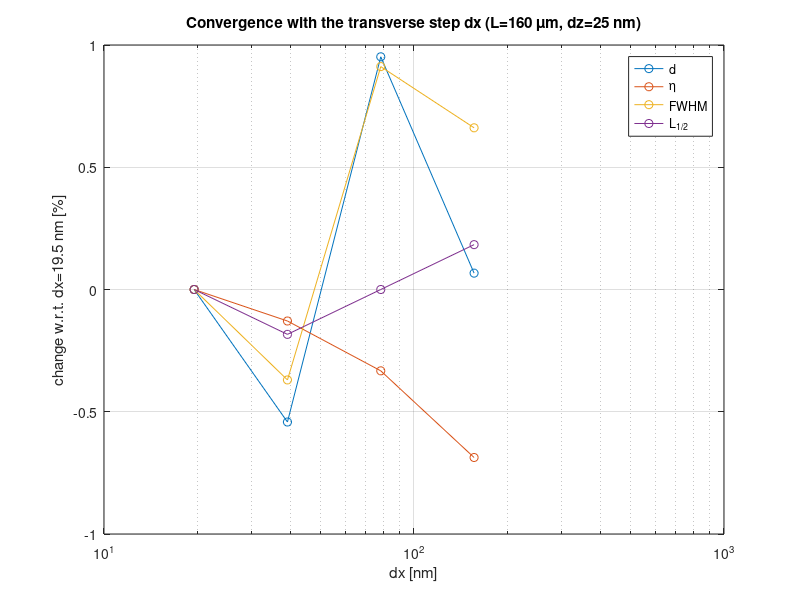
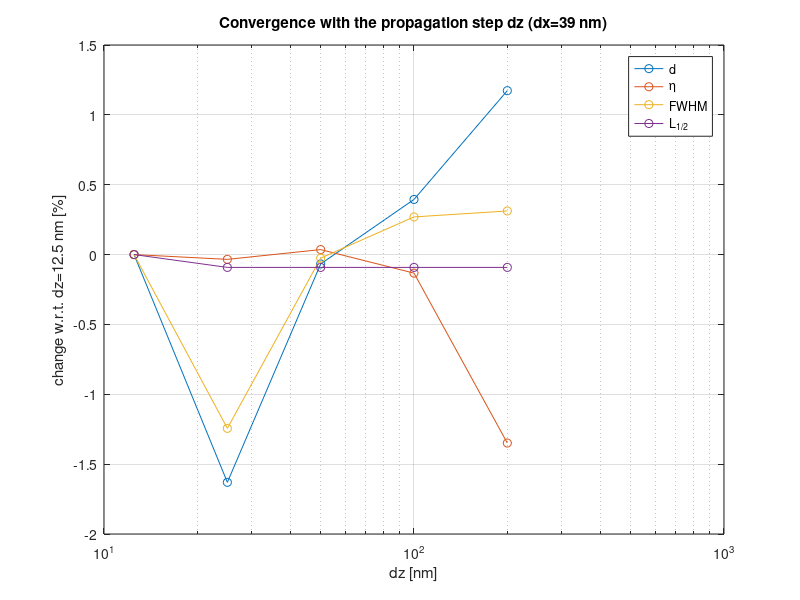
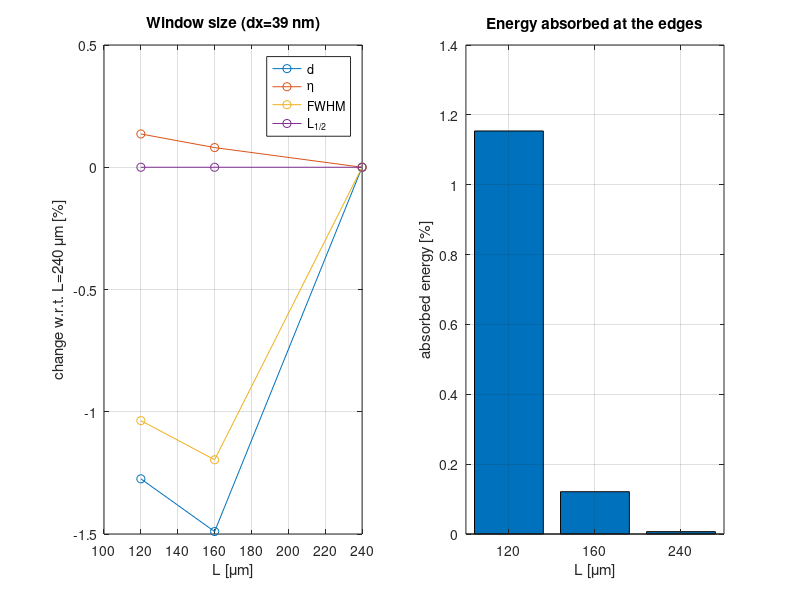
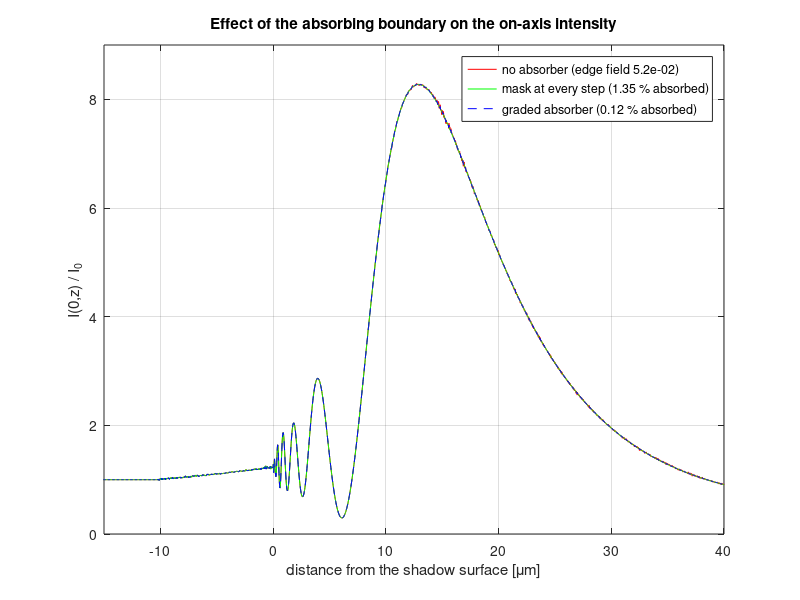

Reproduce these figures in MATLAB, in order.

%BPM_nanojet_convergence.m
%Numerical checks of the 2D BPM nanojet (silica cylinder in water)
%Project part 2, task 5 : convergence in dx, dz and window size, energy, absorbing boundary
%Paramters of the reference simulation :
%Ld =1.03, D =10.3, w0 =39.8, np =1.450, nbg =1.326, N=4096, L=160, dz=0.025 (micrometers)
%Each line of Runs is one simulation : [N  L(um)  dz(um)  absorber]
%absorber : 0 = none, 1 = super-Gaussian mask applied at every step (first version),
%           2 = graded absorber defined per unit length (independent of dz)
clear
%Gaussian Beam
    Ld=1.03;Ld=Ld*10^-6;
    k0=(2*pi)/Ld;
    w0=39.8;w0=w0*10^-6;
%Microcylinder
    D=10.3;D=D*10^-6;R=D/2;
    zc=5*10^-6+R;
    Zw=zc;
    Z=zc+R+40*10^-6;
    np=1.450;nbg=1.326;
    kbg=k0*nbg;
%Absorbing boundary (graded) : starts at 80% of the half window
    alpha=5*10^5;  %absorption coefficient at the window edge [1/m]
%List of simulations
    Runs=[1024 160 0.025  2;   %--- transverse step dx
          2048 160 0.025  2;
          4096 160 0.025  2;
          8192 160 0.025  2;
          4096 160 0.2    2;   %--- longitudinal step dz
          4096 160 0.1    2;
          4096 160 0.05   2;
          4096 160 0.0125 2;
          3072 120 0.025  2;   %--- window size (dx fixed = 39 nm)
          6144 240 0.025  2;
          4096 160 0.025  0;   %--- absorbing boundary
          4096 160 0.025  1];
    names={'dx','dx','dx','dx','dz','dz','dz','dz','L','L','no absorber','mask every step'};

for r=1:size(Runs,1)
    N=Runs(r,1);L=Runs(r,2)*10^-6;dz=Runs(r,3)*10^-6;abs_type=Runs(r,4);
    %dx : step size
    dx=L/N;
    clear x Kx Zp I_axis P_pro
    for m=1:N
     %Space axis
        x(m)=(m-1)*dx-L/2;
     %Frequency axis
        Kx(m)=(2*pi*(m-1))/(N*dx)-((2*pi*N)/(N*dx))/2;
    end
    ic=N/2+1;
    ix=find(abs(x)<=4*10^-6);
    %Absorbing boundary
    if abs_type==0
        Abs=ones(1,N);
    elseif abs_type==1
        Abs=exp(-(abs(x)/(0.42*L)).^30);
    else
        xa=0.8*L/2;
        Abs=exp(-alpha*dz*(max(abs(x)-xa,0)/(L/2-xa)).^2);
    end
    %Gaussian Beam in space domain at z=0
    Gau_w=exp(-x.^2./(w0^2));
    Gau_ini=ifft(fft(Gau_w).*fftshift(exp(j/(2*kbg)*(-Zw)*Kx.^2)));
    Energy_ini=dx*sum(abs(Gau_ini).^2);
    %Free space transfer function of propagation
    H=exp(j/(2*kbg)*dz*Kx.^2);
    %Iterative Loop
    Gau=Gau_ini;
    n1=0;
    Energy_abs=0;
    Nz=round(Z/dz);
    for n=1:Nz
        z=(n-1)*dz;
        n1=n1+1 ;
        Zp(n1)=z+dz;
        %Gaussian Beam in Frequency domain
          FGau=fft(Gau);
        %Propagated Gaussian beam in Frequency domain
          FGau=FGau.*fftshift(H);
        %Propagated Gaussian beam in space domain
          Gau=ifft(FGau);
        %Refractive index map of the slice z+dz/2
          dn=(np-nbg)*((x.^2+(z+dz/2-zc)^2)<=R^2);
        %Step propagation through medium
          Gau=Gau.*exp(-j*k0*dn*dz);
        %Absorbing boundary
          E_before=dx*sum(abs(Gau).^2);
          Gau=Gau.*Abs;
          Energy_abs=Energy_abs+E_before-dx*sum(abs(Gau).^2);
        %Stored intensity
          I_axis(n1)=abs(Gau(ic))^2;
          P_pro(:,n1)=abs(Gau(ix)').^2;
    end
    Energy_pro=dx*sum(abs(Gau).^2);

    %Figures of merit
    after=find(Zp>zc+R);
    [Imax,k]=max(I_axis(after));kmax=after(k);
    %sub-step position of the maximum (parabola through 3 points)
    y0=I_axis(kmax-1);y1=I_axis(kmax);y2=I_axis(kmax+1);
    off=0.5*(y0-y2)/(y0-2*y1+y2);
    d_jet=(Zp(kmax)+off*dz-(zc+R))*10^6;
    Imax=y1-0.25*(y0-y2)*off;
    %FWHM at the maximum
    xs=x(ix);P=P_pro(:,kmax)';i0=find(xs==0);
    iL=find(P(1:i0)<P(i0)/2,1,'last');
    iR=i0-1+find(P(i0:end)<P(i0)/2,1,'first');
    xL=interp1(P(iL:iL+1),xs(iL:iL+1),P(i0)/2);
    xR=interp1(P(iR-1:iR),xs(iR-1:iR),P(i0)/2);
    %length above Imax/2
    k1=kmax;k2=kmax;
    while k1>after(1) && I_axis(k1-1)>=Imax/2, k1=k1-1; end
    while k2<length(Zp) && I_axis(k2+1)>=Imax/2, k2=k2+1; end
    %field left at the window edge (wrap-around indicator)
    Edge=max(abs(Gau([1:round(N/40) N-round(N/40)+1:N])))/max(abs(Gau));

    Res(r,:)=[dx*10^9 dz*10^9 L*10^6 d_jet Imax (xR-xL)*10^6 (Zp(k2)-Zp(k1))*10^6 ...
              100*Energy_abs/Energy_ini abs(Energy_pro+Energy_abs-Energy_ini)/Energy_ini Edge];
    Axis_r{r}=[(Zp-(zc+R))*10^6;I_axis];
    fprintf('run %2d (%-15s) dx=%5.1f nm dz=%5.1f nm L=%3.0f um | d=%6.3f um eta=%6.3f FWHM=%5.3f um L1/2=%6.2f um | absorbed=%7.4f %% balance=%8.1e edge=%8.1e\n', ...
            r,names{r},Res(r,1),Res(r,2),Res(r,3),Res(r,4),Res(r,5),Res(r,6),Res(r,7),Res(r,8),Res(r,9),Res(r,10));
end

%Relative change with respect to the finest run of each family [%]
Ref_dx=Res(4,:);Ref_dz=Res(8,:);Ref_L=Res(10,:);
Change_dx=100*(Res(1:4,4:7)-Ref_dx(4:7))./Ref_dx(4:7)  %columns: d, eta, FWHM, L1/2
Change_dz=100*(Res([5 6 7 3 8],4:7)-Ref_dz(4:7))./Ref_dz(4:7)
Change_L=100*(Res([9 3 10],4:7)-Ref_L(4:7))./Ref_L(4:7)

figure(1)
semilogx(Res(1:4,1),Change_dx,'o-')
grid on
legend('d','\eta','FWHM','L_{1/2}')
title('Convergence with the transverse step dx (L=160 \mum, dz=25 nm)')
xlabel('dx [nm]')
ylabel('change w.r.t. dx=19.5 nm [%]')

figure(2)
semilogx(Res([5 6 7 3 8],2),Change_dz,'o-')
grid on
legend('d','\eta','FWHM','L_{1/2}')
title('Convergence with the propagation step dz (dx=39 nm)')
xlabel('dz [nm]')
ylabel('change w.r.t. dz=12.5 nm [%]')

figure(3)
subplot(1,2,1)
plot(Res([9 3 10],3),Change_L,'o-')
grid on
legend('d','\eta','FWHM','L_{1/2}')
title('Window size (dx=39 nm)')
xlabel('L [\mum]')
ylabel('change w.r.t. L=240 \mum [%]')
subplot(1,2,2)
bar(Res([9 3 10],8))
set(gca,'XTickLabel',{'120','160','240'})
grid on
title('Energy absorbed at the edges')
xlabel('L [\mum]')
ylabel('absorbed energy [%]')

figure(4)
plot(Axis_r{11}(1,:),Axis_r{11}(2,:),'r',Axis_r{12}(1,:),Axis_r{12}(2,:),'g',Axis_r{3}(1,:),Axis_r{3}(2,:),'b--')
axis([-15 40 0 9])
grid on
legend(sprintf('no absorber (edge field %.1e)',Res(11,10)), ...
       sprintf('mask at every step (%.2f %% absorbed)',Res(12,8)), ...
       sprintf('graded absorber (%.2f %% absorbed)',Res(3,8)))
title('Effect of the absorbing boundary on the on-axis intensity')
xlabel('distance from the shadow surface [\mum]')
ylabel('I(0,z) / I_0')
